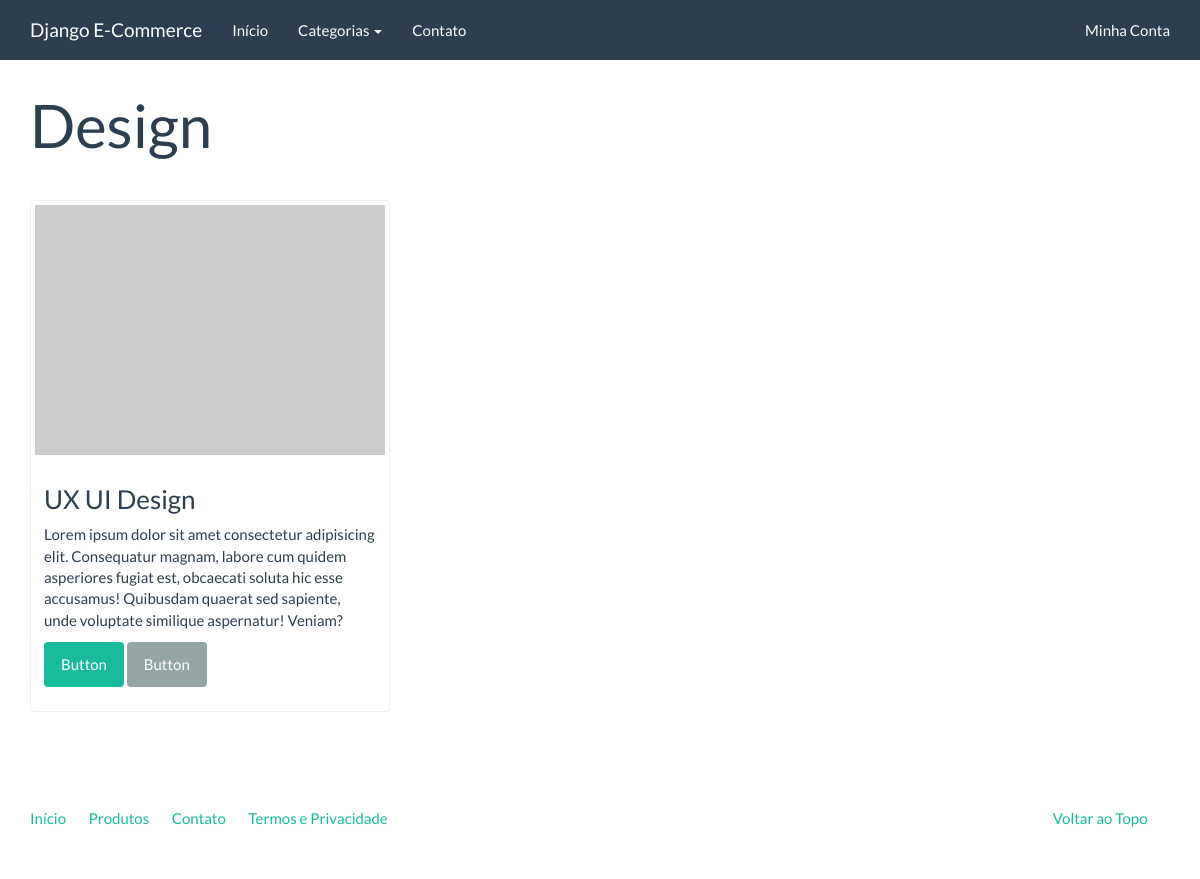
The page /catalogo/design on the database its author committed.
### catalog/models.py (models this page shows, shortened)
class Category(models.Model):
    name = models.CharField('Nome', max_length=100)
    slug = models.SlugField('Identificador', max_length=100)
    created = models.DateTimeField('Criado em', auto_now_add=True)
    modified = models.DateTimeField('Modificado em', auto_now=True)
    class Meta:
        verbose_name = 'Categoria'
        verbose_name_plural = 'Categorias'
        ordering = ['name']
    def __str__(self) -> str:
        return self.name

class Product(models.Model):
    name = models.CharField('Nome', max_length=100)
    slug = models.SlugField('Identificador', max_length=100)
    category = models.ForeignKey("catalog.Category", verbose_name='Categoria', on_delete=models.CASCADE)
    description = models.TextField('Descrição', blank=True)
    price = models.DecimalField('Preço', max_digits=10, decimal_places=2)
    created = models.DateTimeField('Criado em', auto_now_add=True)
    modified = models.DateTimeField('Modificado em', auto_now=True)
    class Meta:
        verbose_name = 'Produto'
        verbose_name_plural = 'Produtos'
        ordering = ['name']

### catalog/views.py (the view)
# urls.py: path("<str:slug>", category, name='catalogo'),
def category(request, slug):
    cat = Category.objects.get(slug=slug)
    context = {
        'products': Product.objects.filter(category=cat),
        'current_category': cat
    }
    return render(request, 'catalog/category.html', context)

### catalog/context_process.py (called while the page is built)
def categories(request):
    return {
        'categories': Category.objects.all()
    }

### catalog/templates/catalog/category.html (shortened to what this page needs)
{% extends "base.html" %}
{% block container %}
<div class="page-header">
    <h1>{{current_category}}</h1>
</div>
<div class="row">
    {% for product in products %}
    <div class="col-sm-6 col-md-4">
        <div class="thumbnail">
            <a href="#">
                <img src="http://placehold.it/350x250" alt="" />
            </a>
            <div class="caption">
                <h3>{{product.name}}</h3>
                <p>{{product.description|linebreaksbr}}</p>
                <p><a href="{% url "catalogo" slug_product=product.slug %}" class="btn btn-success" role="button">Button</a> <a href="#" class="btn btn-default" role="button">Button</a></p>
            </div>
        </div>
    </div>
    {% endfor %}
</div>
{% endblock  %}

### rows shown on the page
Category: name "Design"
Product: name "UX UI Design", description "Lorem ipsum dolor sit amet consectetur adipisicing elit. Consequatur magnam, labore cum quidem asperiores fugiat est, obcaecati soluta hic esse accusamus! Quibusdam quaerat sed sapiente, unde voluptate similique aspernatur! Veniam?"
